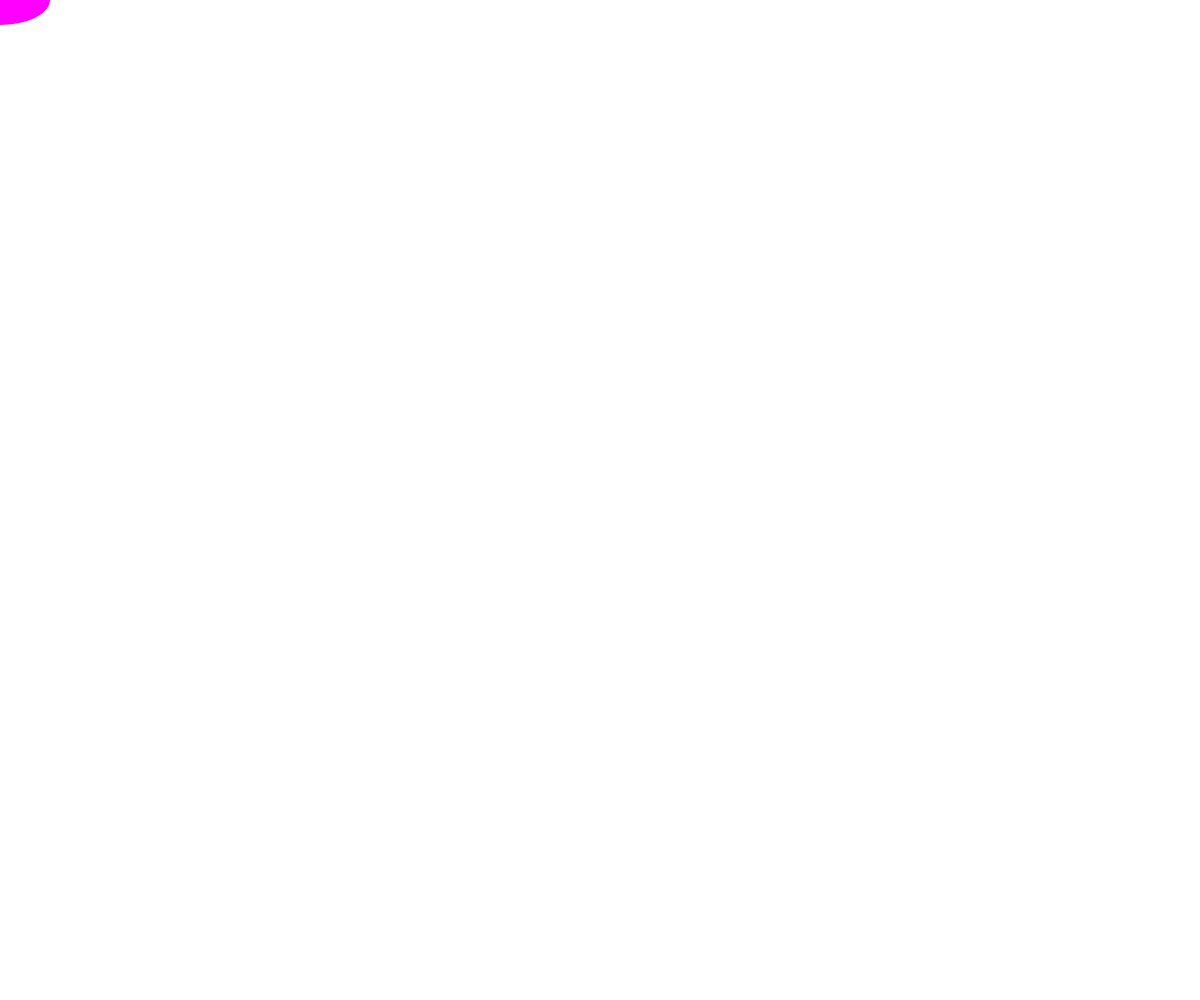
Frame 1 (no input)
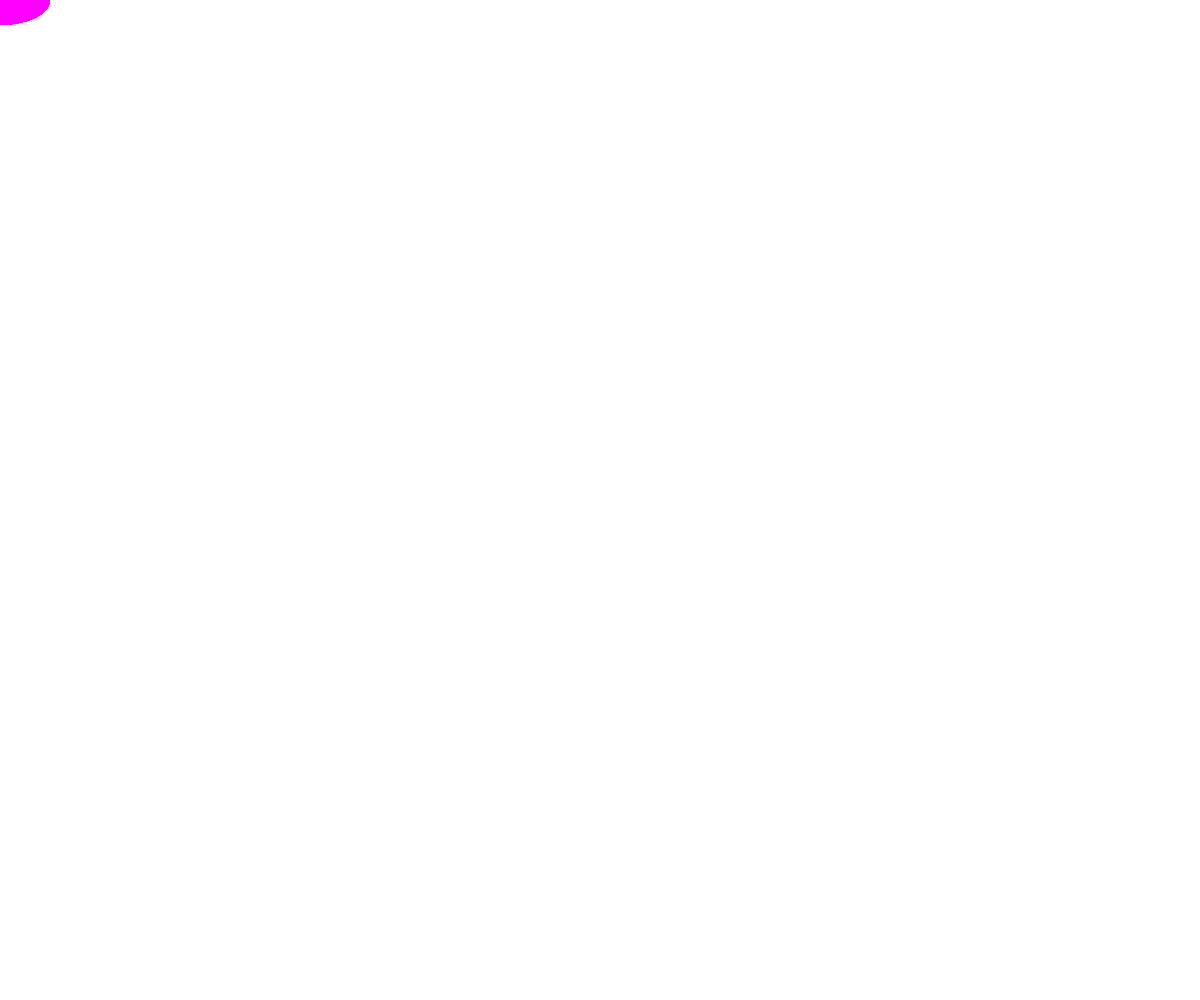
Frame 60 (no input)
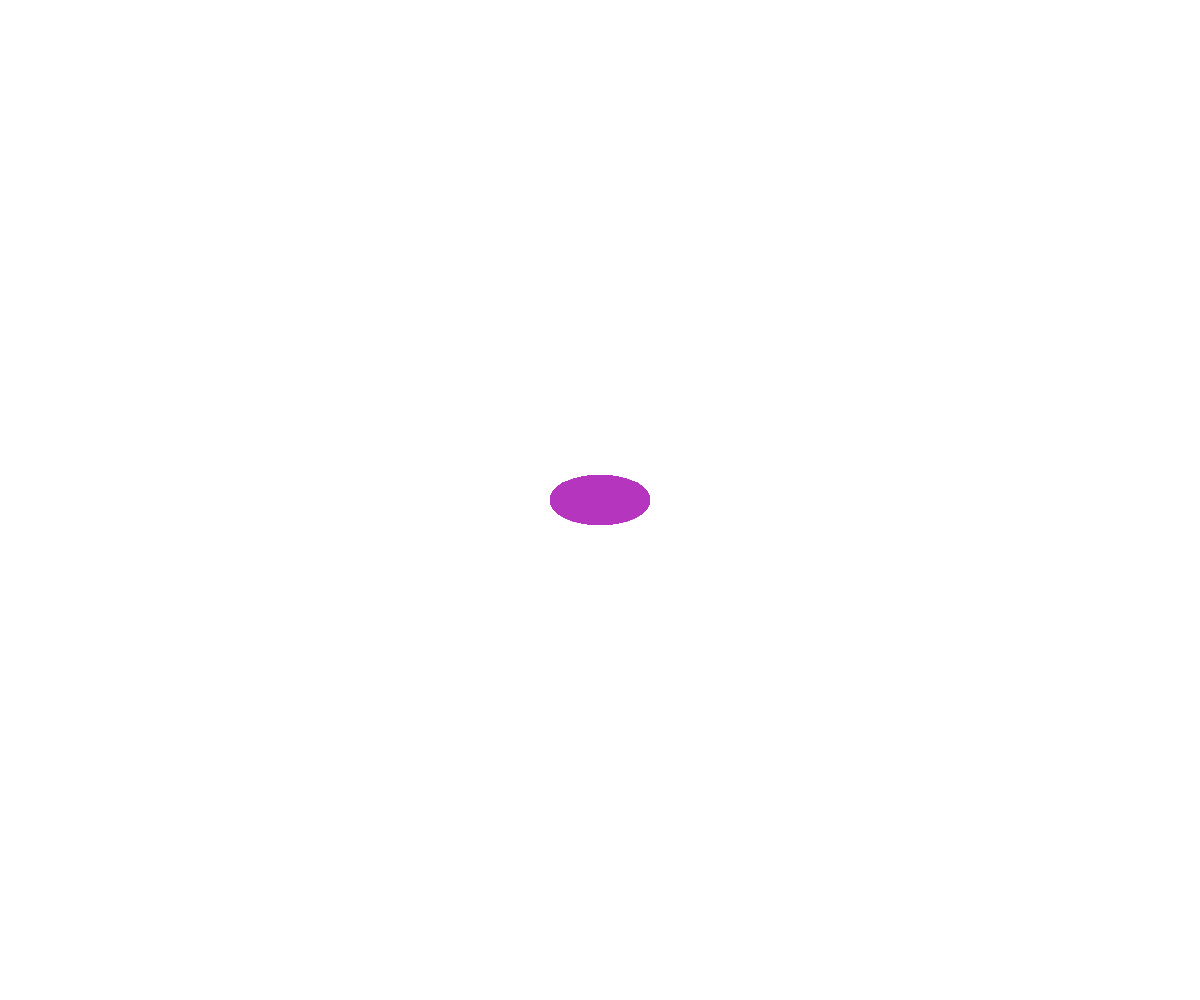
Frame 120 (the mouse pressed at the canvas centre since frame 60)

The p5.js sketch that drew these frames (run headless with seeded random() and noise() and a simulated clock; from frame 60 on, the mouse is pressed at the canvas centre):

// p5.js sketch
// ── sketch.js

function setup() {
    createCanvas(windowWidth, windowHeight);
  }
  
  
  function windowResized() {
    resizeCanvas(windowWidth, windowHeight);
  }
  
  let circleBgcolor = {r: 255, g: 0, b:255};
  
  
  function circleColor() {
    circleBgcolor.r = random(0, 255);
    circleBgcolor.g = random(0, 255);
    circleBgcolor.b = random(0, 255);
  }
  
  
  function draw() {
    noStroke();
    fill(circleBgcolor.r,circleBgcolor.g,circleBgcolor.b);
    ellipse(mouseX, mouseY, 100, 50);
  }
  
  function mousePressed() {
    clear();
    circleColor();
  }
